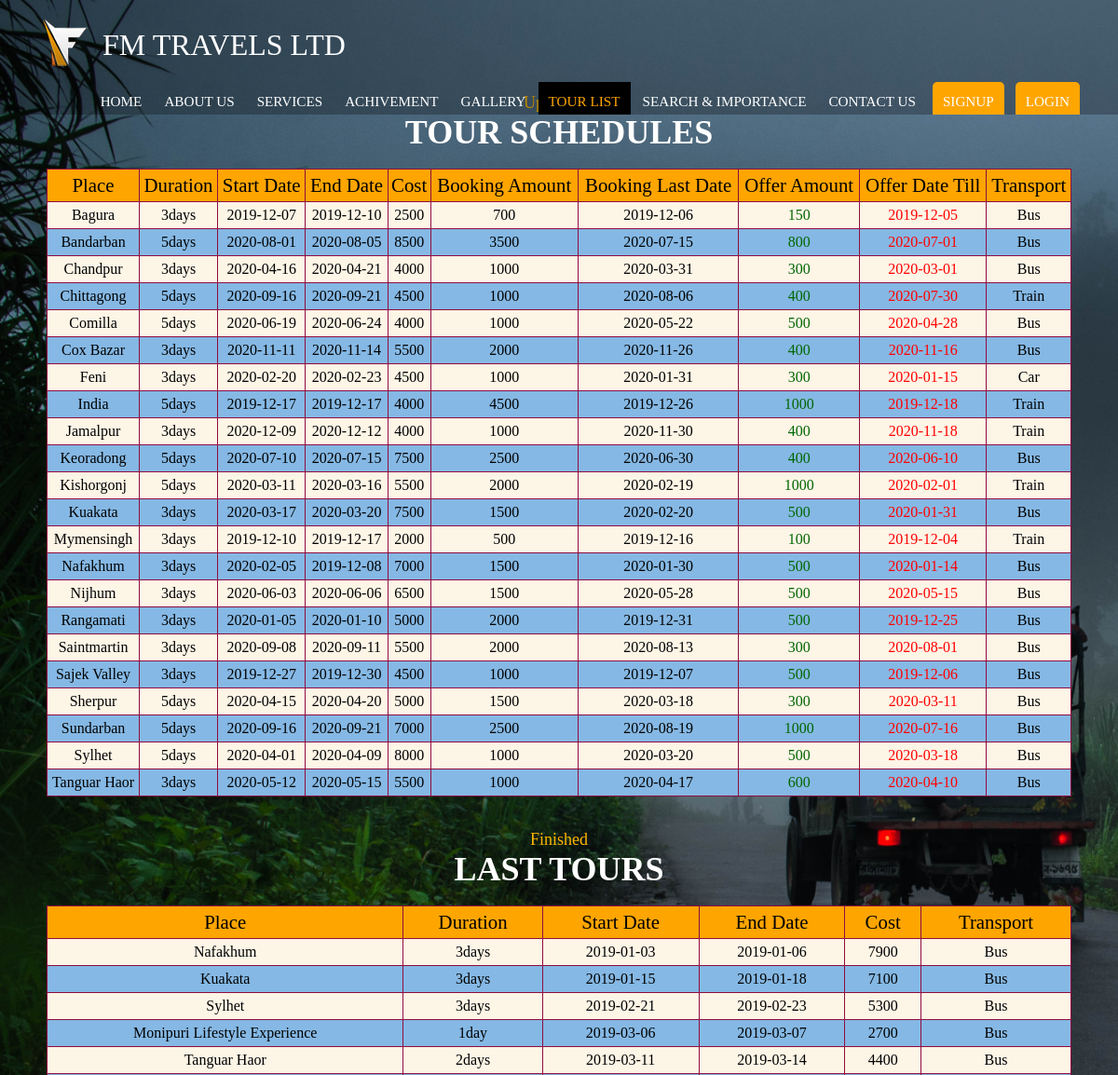
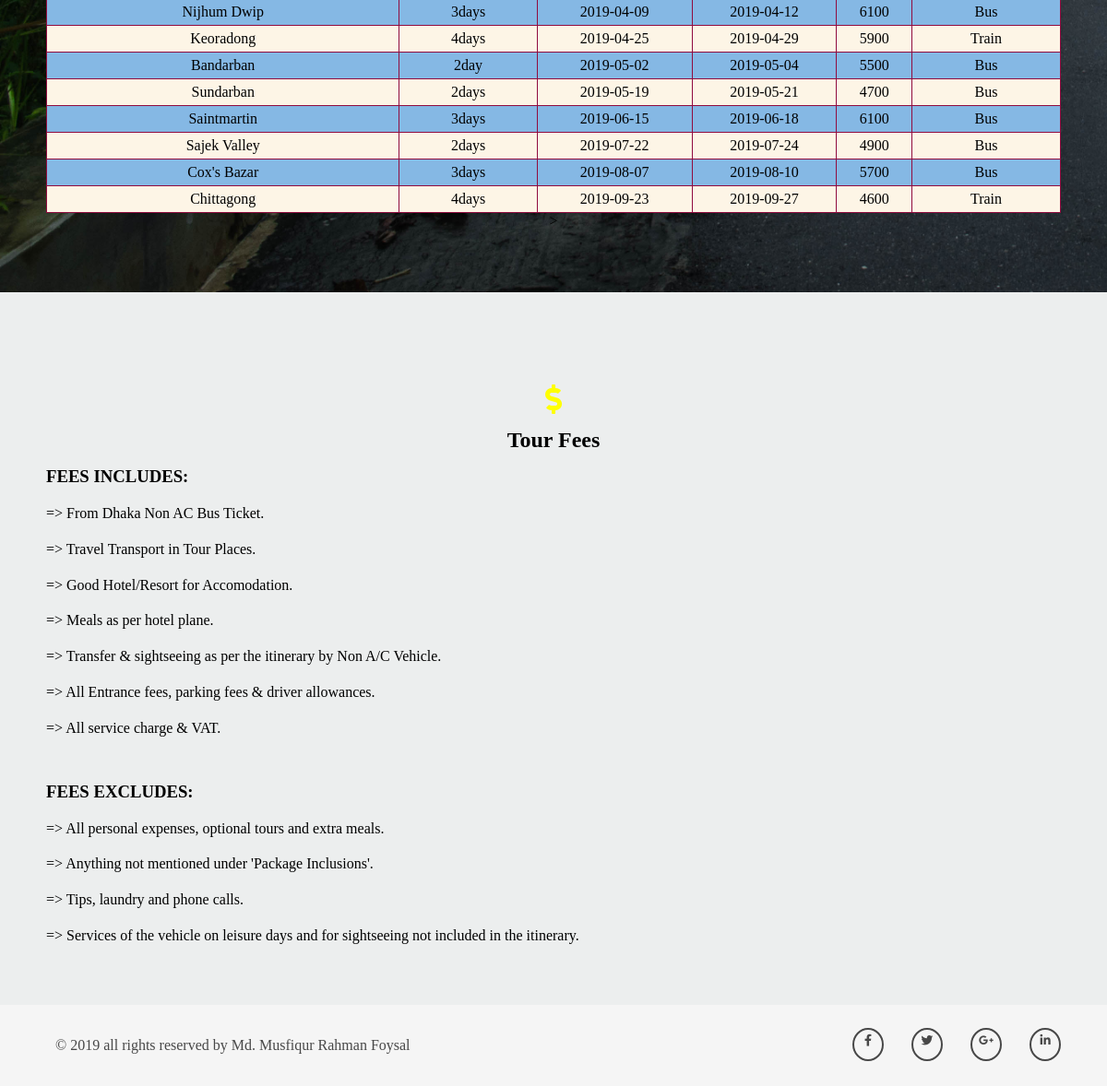
The app's page /tourlist.php with its own data (2 pictures, top to bottom).
### tables this page shows
CREATE TABLE `tour_details` (
  `place` varchar(255) NOT NULL,
  `duration` varchar(255) NOT NULL,
  `t_start_date` varchar(255) NOT NULL,
  `t_end_date` varchar(255) NOT NULL,
  `t_cost` varchar(255) NOT NULL,
  `b_amount` varchar(255) NOT NULL,
  `b_last_date` varchar(255) NOT NULL,
  `o_cost` varchar(255) NOT NULL,
  `o_date_till` varchar(255) NOT NULL,
  `transport` varchar(255) NOT NULL
);

### tourlist.php (the view, shortened to what this page needs)
<!DOCTYPE html>
<html>
	<head>
		<link rel="stylesheet" href="css/all.css">
		<link rel="stylesheet" href="css/style.css">
	</head>
	<body>
		<header>
		<div class="company">
		<img src="images/logo.png" alt="company name">
		<h2> FM Travels LTD </h2>
		</div>
		<nav id="main-menu">
			<ul>
			<li><a href="index.php">Home</a></li>
			<li><a href="#about">About Us</a></li>
			<li><a href="#service">Services</a></li>
			<li><a href="#review">Achivement</a></li>
			<li><a href="gallery.php">Gallery</a></li>
			<li  class="active"><a href="tourlist.php">Tour List</a></li>
			<li><a href="toursearch.php">Search & Importance</a></li>
			<li><a href="contactus.php">Contact Us</a></li>
			<li><a class="btn" style="border-radius: 5px;" href="signup.php">SignUp</a></li>
			<li><a class="btn" style="border-radius: 5px;" href="login.php">Login</a></li>
			</ul>
		</nav>
		</header>
<main>
<section id="viewtable">
			<div class="container">
					<h6 style="color:#FFB600;">Upcoming</h6>
						<h1 style="color:white;">Tour Schedules</h1><br>
					<table class="paleBlueRows">
						<tr>
							<th>Place</th>
							<th>Duration</th>
							<th>Start Date</th>
							<th>End Date</th>
							<th>Cost</th>
							<th>Booking Amount</th>
							<th>Booking Last Date</th>
							<th>Offer Amount</th>
							<th>Offer Date Till</th>
							<th>Transport</th>
						</tr>
			<?php
				$db_host = "localhost";
				$db_user = "root";
				$db_pass = "";
				$db_name = "phpdbms";
				$conn = mysqli_connect($db_host,$db_user,$db_pass,$db_name);
				$sql = "SELECT place, duration, t_start_date, t_end_date, t_cost, b_amount, b_last_date, o_cost, o_date_till, transport from tour_details";
				$result = $conn-> query($sql);
				if ($result-> num_rows>0){
					while ($row = $result-> fetch_assoc()){
						echo
						"<tr><td>". $row["place"]."</td><td>"
						.$row["duration"]."</td><td>"
						.$row["t_start_date"]."</td><td>"
						.$row["t_end_date"]."</td><td>"
						.$row["t_cost"]."</td><td>"
						.$row["b_amount"]."</td><td>"
						.$row["b_last_date"]."</td><td style='color: 	#006600 '>"
						.$row["o_cost"]."<td style='color:red'>"
						.$row["o_date_till"]."</td><td>"
						.$row["transport"]."</td></tr>";
					}
					echo "</table>";
				}
				else{
					$conn-> close();
				}
			?>
			</table><br><br>
					<h6 style="color:#FFB600;">Finished</h6>
						<h1 style="color:white;">Last Tours</h1><br>
					<table class="paleBlueRows">
						<tr>
							<th>Place</th>
							<th>Duration</th>
							<th>Start Date</th>
							<th>End Date</th>
							<th>Cost</th>
							<th>Transport</th>
						</tr>
						<tr>
							<td>Nafakhum</td>
							<td>3days</td>
							<td>2019-01-03</td>
							<td>2019-01-06</td>
							<td>7900</td>
							<td>Bus</td>
						</tr>
						<tr>
							<td>Kuakata</td>
							<td>3days</td>
							<td>2019-01-15</td>
							<td>2019-01-18</td>
							<td>7100</td>
							<td>Bus</td>
						</tr>
						<tr>
							<td>Sylhet</td>
							<td>3days</td>
							<td>2019-02-21</td>
							<td>2019-02-23</td>
							<td>5300</td>
							<td>Bus</td>
						</tr>
						<tr>
							<td>Monipuri Lifestyle Experience</td>
							<td>1day</td>
							<td>2019-03-06</td>
							<td>2019-03-07</td>
							<td>2700</td>
							<td>Bus</td>
						</tr>
						<tr>
							<td>Tanguar Haor</td>
							<td>2days</td>
							<td>2019-03-11</td>
							<td>2019-03-14</td>
							<td>4400</td>
							<td>Bus</td>
						</tr>
						<tr>
							<td>Nijhum Dwip</td>
							<td>3days</td>
							<td>2019-04-09</td>
							<td>2019-04-12</td>
							<td>6100</td>
							<td>Bus</td>
						</tr>
						<tr>
							<td>Keoradong</td>
							<td>4days</td>
							<td>2019-04-25</td>
							<td>2019-04-29</td>
							<td>5900</td>
							<td>Train</td>
						</tr>
						<tr>
							<td>Bandarban</td>
							<td>2day</td>
							<td>2019-05-02</td>
							<td>2019-05-04</td>
							<td>5500</td>
							<td>Bus</td>
						</tr>
						<tr>
							<td>Sundarban</td>
							<td>2days</td>
							<td>2019-05-19</td>
							<td>2019-05-21</td>
							<td>4700</td>
							<td>Bus</td>
						</tr>
						<tr>
							<td>Saintmartin</td>
							<td>3days</td>
							<td>2019-06-15</td>
							<td>2019-06-18</td>
							<td>6100</td>
							<td>Bus</td>
						</tr>
						<tr>
							<td>Sajek Valley</td>
							<td>2days</td>
							<td>2019-07-22</td>
							<td>2019-07-24</td>
							<td>4900</td>
							<td>Bus</td>
						</tr>
						<tr>
							<td>Cox's Bazar</td>
							<td>3days</td>
							<td>2019-08-07</td>
							<td>2019-08-10</td>
							<td>5700</td>
							<td>Bus</td>
						</tr>
						<tr>
							<td>Chittagong</td>
							<td>4days</td>
							<td>2019-09-23</td>
							<td>2019-09-27</td>
							<td>4600</td>
							<td>Train</td>
						</tr>
					</table>><br><br>
			</div>
</section>
		<section id="about">
			<div class="container">
					<div>
						<i class="fas fa-dollar-sign"></i>
						<h2>Tour Fees</h2>
						<h3>FEES INCLUDES:</h3>
						<p style="margin-bottom:10px; margin-top:10px;"> => From Dhaka Non AC Bus Ticket. </p>
						<p style="margin-bottom:10px; margin-top:10px;"> => Travel Transport in Tour Places. </p>
						<p style="margin-bottom:10px; margin-top:10px;"> => Good Hotel/Resort for Accomodation. </p>
						<p style="margin-bottom:10px; margin-top:10px;"> => Meals as per hotel plane. </p>
						<p style="margin-bottom:10px; margin-top:10px;"> => Transfer & sightseeing as per the itinerary by Non A/C Vehicle. </p>
						<p style="margin-bottom:10px; margin-top:10px;"> => All Entrance fees, parking fees & driver allowances. </p>
						<p style="margin-bottom:10px; margin-top:10px;"> => All service charge & VAT. </p><br>
						<h3>FEES EXCLUDES:</h3>
						<p style="margin-bottom:10px; margin-top:10px;"> => All personal expenses, optional tours and extra meals. </p>
						<p style="margin-bottom:10px; margin-top:10px;"> => Anything not mentioned under 'Package Inclusions'. </p>
						<p style="margin-bottom:10px; margin-top:10px;"> => Tips, laundry and phone calls. </p>
						<p style="margin-bottom:10px; margin-top:10px;"> => Services of the vehicle on leisure days and for sightseeing not included in the itinerary. </p>
					</div>
			</div>
		</section>
<?php include 'include/footer.php';?>

### include/footer.php (shortened to what this page needs)
</main>
		<footer>
		<div class="container">
			<div id="copyright">
			&copy; 2019 all rights reserved by Md. Musfiqur Rahman Foysal
			</div>
			<nav id="social">
				<ul>
				<li><a href="#"> <i class="fab fa-facebook-f"></i> </a></li>
				<li><a href="#"> <i class="fab fa-twitter"></i> </a></li>
				<li><a href="#"> <i class="fab fa-google-plus-g"></i> </a></li>
				<li><a href="#"> <i class="fab fa-linkedin-in"></i> </a></li>
				</ul>
			</nav>
		</div>
		</footer>
	</body>
</html>

### css/all.css (style rules this page uses)
.fa, .fas, .far, .fal, .fad, .fab { -moz-osx-font-smoothing: grayscale; -webkit-font-smoothing: antialiased; display: inline-block; font-style: normal; font-variant: normal; text-rendering: auto; line-height: 1; }
.fa-dollar-sign:before { content: "\f155"; }
.fa-facebook-f:before { content: "\f39e"; }
.fa-google-plus-g:before { content: "\f0d5"; }
.fa-linkedin-in:before { content: "\f0e1"; }
.fa-twitter:before { content: "\f099"; }
.fab { font-family: 'Font Awesome 5 Brands'; }
.fa, .fas { font-family: 'Font Awesome 5 Free'; font-weight: 900; }

### css/style.css (style rules this page uses)
* { padding:0; margin:0; }
body { font-family:oswald; }
h1 { color:black; font-size:2.25rem; text-align:center; text-transform:uppercase; }
h6 { color:#FFBD00; font-size:1.125rem; font-weight:500; text-align:center; }
p { color: #a7a7a7; line-height: 1.8; font-size: 1rem; text-align: center; }
section { padding-top:100px; padding-bottom:50px; }
.container { width:1100px; margin:auto; overflow:hidden; text-align: center; }
i { font-size:2rem; color: yellow; }
.btn { padding: 10px 25px; background-color: orange; border:0px; border-radius: 25px; text-transform: uppercase; font-size: .95rem; color: white; margin:5px; }
header { padding-top: 20px; padding-bottom: 5px; width: 100%; position: fixed; background-color: #00000045; overflow:hidden; z-index:99; }
.company { padding-left:35px; float:left; }
.company img { float:left; display:block; }
.company h2 { float:left; color:white; font-size:2rem; text-transform:uppercase; margin:10px; font-weight:400; }
#main-menu { padding-right: 35px; float:right; margin-top: 15px; }
#main-menu ul { list-style:none; }
#main-menu ul li { float:left; margin:auto 1px; }
#main-menu ul li a { padding:12px 11px; text-transform:uppercase; text-decoration:none; color:white; font-size: .95rem; }
.active a { background-color:black; color:orange !important; }
#about { font-family: cursive; background-color: #ECEEEE; }
#about p { margin-top: 25px; margin-bottom:45px; text-align: justify; color:black; }
#about h2 { margin-top: 15px; margin-bottom:15px; text-align: center; color:black; }
#about h3 { margin-top: 15px; margin-bottom:15px; text-align: justify; color:black; }
footer { overflow:hidden; background-color:#f5f5f5; padding:25px 0px; }
#copyright { float:left; color:#484848; margin:10px; }
#social { float:right; }
#social ul { list-style:none; }
#social ul li { float: left; margin: auto 15px; height: 30px; width: 30px; border: 2px solid #484848; border-radius: 100%; padding-top: 2px; text-align: center; }
#social ul li:last-child { margin-right:0px; }
#social ul li a i { font-size:.8rem; color:#484848; }
table { font-family: oswald; border-collapse: collapse; width: 100%; text-align:center; }
td { border: 1px solid #900C3F ; text-align: left; padding: 25px; text-align:center; font-size: 1rem; font-weight: 500; color: black; }
th { border: 1px solid #900C3F ; font-size:1.3rem; padding: 25px; text-align:center; color:black; background-color:orange; font-weight:500; }
tr:nth-child(even) { background-color: #dddddd; }
table.paleBlueRows td, th { padding: 5px 2px; }
table.paleBlueRows tr:nth-child(even) { background: #FDF5E6; }
table.paleBlueRows tr:nth-child(odd) { background: #85B8E4; }
#viewtable { background-image: url('../images/viewtable.jpg'); background-repeat: no-repeat; background-size:cover; font-family:oswald; }

### records on screen
tour_details: place "Bagura", duration "3days", t_start_date "2019-12-07", t_end_date "2019-12-10", t_cost "2500", b_amount "700", b_last_date "2019-12-06", o_cost "150", o_date_till "2019-12-05", transport "Bus"
tour_details: place "Bandarban", duration "5days", t_start_date "2020-08-01", t_end_date "2020-08-05", t_cost "8500", b_amount "3500", b_last_date "2020-07-15", o_cost "800", o_date_till "2020-07-01", transport "Bus"
tour_details: place "Chandpur", duration "3days", t_start_date "2020-04-16", t_end_date "2020-04-21", t_cost "4000", b_amount "1000", b_last_date "2020-03-31", o_cost "300", o_date_till "2020-03-01", transport "Bus"
tour_details: place "Chittagong", duration "5days", t_start_date "2020-09-16", t_end_date "2020-09-21", t_cost "4500", b_amount "1000", b_last_date "2020-08-06", o_cost "400", o_date_till "2020-07-30", transport "Train"
tour_details: place "Comilla", duration "5days", t_start_date "2020-06-19", t_end_date "2020-06-24", t_cost "4000", b_amount "1000", b_last_date "2020-05-22", o_cost "500", o_date_till "2020-04-28", transport "Bus"
tour_details: place "Cox Bazar", duration "3days", t_start_date "2020-11-11", t_end_date "2020-11-14", t_cost "5500", b_amount "2000", b_last_date "2020-11-26", o_cost "400", o_date_till "2020-11-16", transport "Bus"
tour_details: place "Feni", duration "3days", t_start_date "2020-02-20", t_end_date "2020-02-23", t_cost "4500", b_amount "1000", b_last_date "2020-01-31", o_cost "300", o_date_till "2020-01-15", transport "Car"
tour_details: place "India", duration "5days", t_start_date "2019-12-17", t_end_date "2019-12-17", t_cost "4000", b_amount "4500", b_last_date "2019-12-26", o_cost "1000", o_date_till "2019-12-18", transport "Train"
tour_details: place "Jamalpur", duration "3days", t_start_date "2020-12-09", t_end_date "2020-12-12", t_cost "4000", b_amount "1000", b_last_date "2020-11-30", o_cost "400", o_date_till "2020-11-18", transport "Train"
tour_details: place "Keoradong", duration "5days", t_start_date "2020-07-10", t_end_date "2020-07-15", t_cost "7500", b_amount "2500", b_last_date "2020-06-30", o_cost "400", o_date_till "2020-06-10", transport "Bus"
tour_details: place "Kishorgonj", duration "5days", t_start_date "2020-03-11", t_end_date "2020-03-16", t_cost "5500", b_amount "2000", b_last_date "2020-02-19", o_cost "1000", o_date_till "2020-02-01", transport "Train"
tour_details: place "Kuakata", duration "3days", t_start_date "2020-03-17", t_end_date "2020-03-20", t_cost "7500", b_amount "1500", b_last_date "2020-02-20", o_cost "500", o_date_till "2020-01-31", transport "Bus"
tour_details: place "Mymensingh", duration "3days", t_start_date "2019-12-10", t_end_date "2019-12-17", t_cost "2000", b_amount "500", b_last_date "2019-12-16", o_cost "100", o_date_till "2019-12-04", transport "Train"
tour_details: place "Nafakhum", duration "3days", t_start_date "2020-02-05", t_end_date "2019-12-08", t_cost "7000", b_amount "1500", b_last_date "2020-01-30", o_cost "500", o_date_till "2020-01-14", transport "Bus"
tour_details: place "Nijhum", duration "3days", t_start_date "2020-06-03", t_end_date "2020-06-06", t_cost "6500", b_amount "1500", b_last_date "2020-05-28", o_cost "500", o_date_till "2020-05-15", transport "Bus"
tour_details: place "Rangamati", duration "3days", t_start_date "2020-01-05", t_end_date "2020-01-10", t_cost "5000", b_amount "2000", b_last_date "2019-12-31", o_cost "500", o_date_till "2019-12-25", transport "Bus"
tour_details: place "Saintmartin", duration "3days", t_start_date "2020-09-08", t_end_date "2020-09-11", t_cost "5500", b_amount "2000", b_last_date "2020-08-13", o_cost "300", o_date_till "2020-08-01", transport "Bus"
tour_details: place "Sajek Valley", duration "3days", t_start_date "2019-12-27", t_end_date "2019-12-30", t_cost "4500", b_amount "1000", b_last_date "2019-12-07", o_cost "500", o_date_till "2019-12-06", transport "Bus"
tour_details: place "Sherpur", duration "5days", t_start_date "2020-04-15", t_end_date "2020-04-20", t_cost "5000", b_amount "1500", b_last_date "2020-03-18", o_cost "300", o_date_till "2020-03-11", transport "Bus"
tour_details: place "Sundarban", duration "5days", t_start_date "2020-09-16", t_end_date "2020-09-21", t_cost "7000", b_amount "2500", b_last_date "2020-08-19", o_cost "1000", o_date_till "2020-07-16", transport "Bus"
tour_details: place "Sylhet", duration "5days", t_start_date "2020-04-01", t_end_date "2020-04-09", t_cost "8000", b_amount "1000", b_last_date "2020-03-20", o_cost "500", o_date_till "2020-03-18", transport "Bus"
tour_details: place "Tanguar Haor", duration "3days", t_start_date "2020-05-12", t_end_date "2020-05-15", t_cost "5500", b_amount "1000", b_last_date "2020-04-17", o_cost "600", o_date_till "2020-04-10", transport "Bus"
